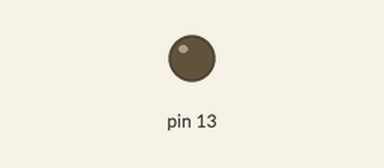
Simulated run of this sketch. Board: Arduino Uno, built with avr-gcc and run on an emulated ATmega328P. Shown: output pins drawn as LEDs (lit = HIGH). What the sketch prints to the serial monitor is not drawn.

Above: at 1.9 s.
At 9.7 s:
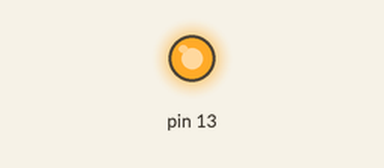
Timing chart, 0 to 11.3 s (numbered marks = the images above):
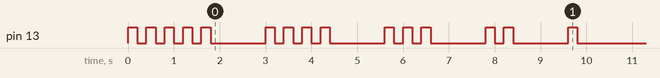

Measured:
- by itself, pin 13: LOW → HIGH at 0.00 s, → LOW 0.20 s later, → HIGH 0.20 s later, → LOW 0.20 s later, … (30 changes in this stretch)

The sketch:

Assignment5_Daniella.ino
```cpp
 //Create variable and set to 5

int startValue = 5;

void setup() {
  Serial.begin(9600);
  pinMode(13, OUTPUT);

  Serial.println("===Smart Countdown Starting===");
  int count = startValue;

     while (startValue >= 1) {
      // 5. Print count, flash LED 'count' times, wait 1 sec
      Serial.print(count);
      flashLED(count);
      delay(1000);
      count --;


     }
     //Print completion message
     Serial.println("===Countdown Complete===");
}

void loop() {
  // nothing here - all logic runs once in setup


}

//flashLED function:blinks LED on pin 13
void flashLED(int times) {
   for (int i =0; i < times; i++) {
      digitalWrite(13, HIGH);
      delay(200);
      digitalWrite(13, LOW);
      delay(200);
   }
}
```
